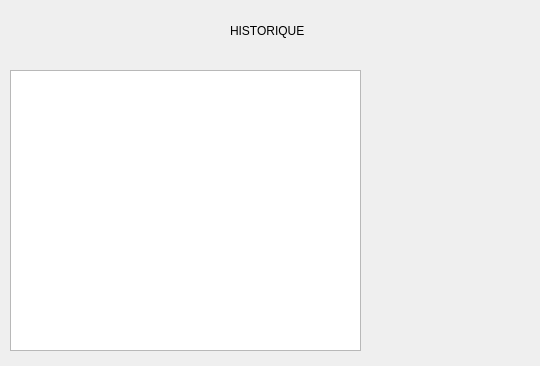
<?xml version="1.0" encoding="UTF-8"?>
<ui version="4.0">
 <class>Dialog</class>
 <widget class="QDialog" name="Dialog">
  <property name="geometry">
   <rect>
    <x>0</x>
    <y>0</y>
    <width>540</width>
    <height>366</height>
   </rect>
  </property>
  <property name="windowTitle">
   <string>Dialog</string>
  </property>
  <widget class="QTextBrowser" name="textBrowser">
   <property name="geometry">
    <rect>
     <x>10</x>
     <y>70</y>
     <width>351</width>
     <height>281</height>
    </rect>
   </property>
  </widget>
  <widget class="QLabel" name="label">
   <property name="geometry">
    <rect>
     <x>230</x>
     <y>20</y>
     <width>91</width>
     <height>21</height>
    </rect>
   </property>
   <property name="text">
    <string>HISTORIQUE</string>
   </property>
  </widget>
 </widget>
 <resources/>
 <connections/>
</ui>
